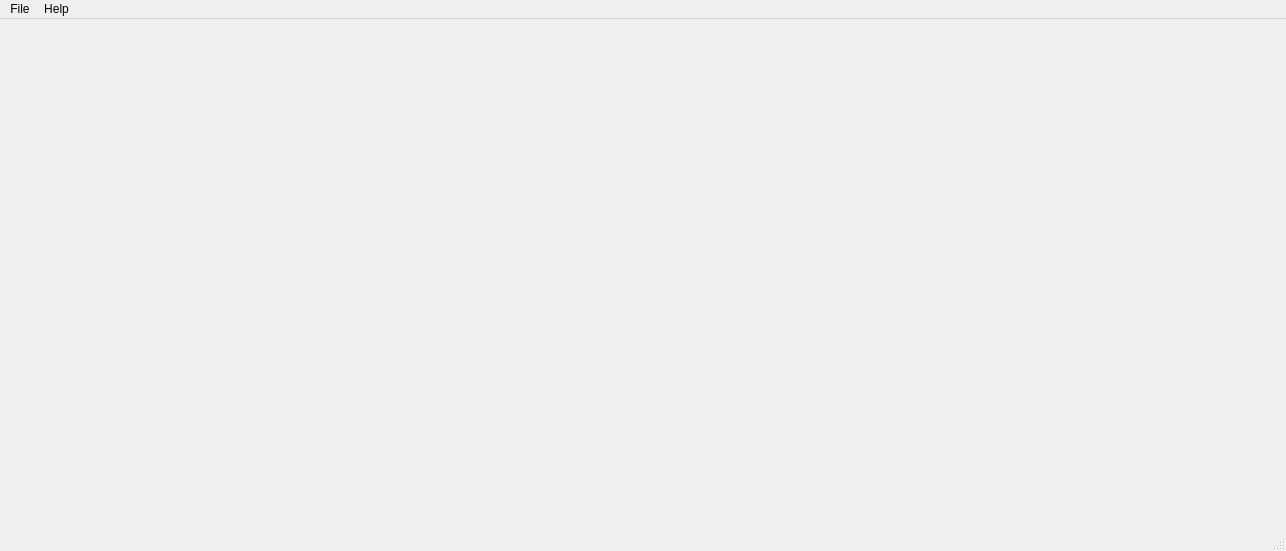
<?xml version="1.0" encoding="UTF-8"?>
<ui version="4.0">
 <class>MainWindow</class>
 <widget class="QMainWindow" name="MainWindow">
  <property name="geometry">
   <rect>
    <x>0</x>
    <y>0</y>
    <width>1286</width>
    <height>551</height>
   </rect>
  </property>
  <property name="sizePolicy">
   <sizepolicy hsizetype="Fixed" vsizetype="Fixed">
    <horstretch>0</horstretch>
    <verstretch>0</verstretch>
   </sizepolicy>
  </property>
  <property name="windowTitle">
   <string>SC Store Inspector</string>
  </property>
  <widget class="QWidget" name="centralwidget"/>
  <widget class="QMenuBar" name="menubar">
   <property name="enabled">
    <bool>true</bool>
   </property>
   <property name="geometry">
    <rect>
     <x>0</x>
     <y>0</y>
     <width>1286</width>
     <height>25</height>
    </rect>
   </property>
   <widget class="QMenu" name="menuFile">
    <property name="title">
     <string>File</string>
    </property>
    <addaction name="actionOpen"/>
    <addaction name="actionSave"/>
    <addaction name="actionSaveAs"/>
    <addaction name="separator"/>
    <addaction name="actionExit"/>
   </widget>
   <widget class="QMenu" name="menuHelp">
    <property name="title">
     <string>Help</string>
    </property>
    <addaction name="actionAbout"/>
   </widget>
   <addaction name="menuFile"/>
   <addaction name="menuHelp"/>
  </widget>
  <widget class="QStatusBar" name="statusbar"/>
  <action name="actionOpen">
   <property name="text">
    <string>Open</string>
   </property>
   <property name="shortcut">
    <string>Ctrl+O</string>
   </property>
  </action>
  <action name="actionSave">
   <property name="text">
    <string>Save</string>
   </property>
   <property name="shortcut">
    <string>Ctrl+S</string>
   </property>
  </action>
  <action name="actionSaveAs">
   <property name="text">
    <string>Save as</string>
   </property>
   <property name="shortcut">
    <string>Ctrl+Shift+S</string>
   </property>
  </action>
  <action name="actionExit">
   <property name="text">
    <string>Exit</string>
   </property>
   <property name="shortcut">
    <string>Ctrl+Q</string>
   </property>
  </action>
  <action name="actionAbout">
   <property name="text">
    <string>About</string>
   </property>
   <property name="shortcut">
    <string>F1</string>
   </property>
  </action>
 </widget>
 <resources/>
 <connections/>
</ui>
